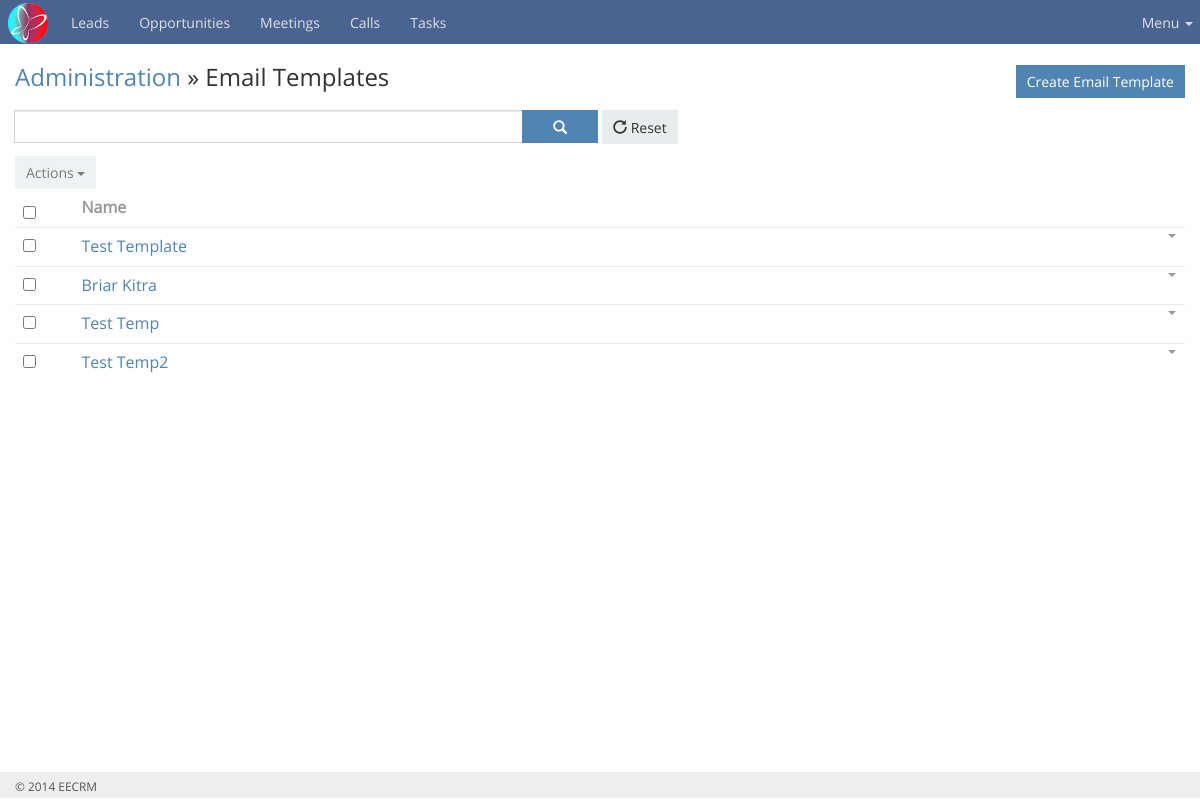
/administration/modules/email/template.php (signed in), run on the app's committed database.
### tables this page shows
CREATE TABLE IF NOT EXISTS `email_template` (
  `id` int(10) unsigned NOT NULL AUTO_INCREMENT,
  `name` varchar(150) DEFAULT NULL,
  `subject` varchar(255) DEFAULT NULL,
  `body` longtext,
  `is_html` tinyint(1) DEFAULT '1',
  `created_at` datetime DEFAULT NULL,
  `modified_at` datetime DEFAULT NULL,
  `deleted` tinyint(1) DEFAULT '0',
  `modified_by_id` int(11) DEFAULT NULL,
  `created_by_id` int(11) DEFAULT NULL,
  `assigned_user_id` int(11) DEFAULT NULL,
  PRIMARY KEY (`id`),
  KEY `IDX_9C0600CA99049ECE` (`modified_by_id`),
  KEY `IDX_9C0600CAB03A8386` (`created_by_id`),
  KEY `IDX_9C0600CAADF66B1A` (`assigned_user_id`)
);

### include/utils-mail.php (called while the page is built, shortened)
<?php
require_once 'database.php';
function getAllTemplates($offset, $limit, $searchString = '') {
    global $db;
    $sqlQuery = "SELECT e.*,
                        CONCAT(u.first_name, ' ', u.last_name) as createdUser,
                        CONCAT(u1.first_name, ' ', u1.last_name) as assignedUser,
                        CONCAT(u2.first_name, ' ', u2.last_name) as modifiedUser
                 FROM `email_template` e
                 JOIN `users` AS u ON e.created_by_id = u.id
                 LEFT JOIN `users` AS u1 ON e.assigned_user_id = u1.id
                 LEFT JOIN `users` AS u2 ON e.modified_by_id = u2.id
                 WHERE ";
    $sqlQuery .= " e.deleted = '0' LIMIT $offset, $limit";
    $stmt = $db->prepare($sqlQuery);
    $stmt->execute();
    $columns = $stmt->columnCount();
    if ($columns > 0) {
        $details = $stmt->fetchAll(PDO::FETCH_ASSOC);
    }
    return ($details) ? $details : NULL;
}
?>

### administration/modules/email/template.php (the view, shortened to what this page needs)
<?php
require_once dirname(__DIR__) . '/../../common/header.php';
require_once $include_directory . 'utils-mail.php';
$templateList = getAllTemplates(0, MAX_ROWS);
?>
<div class="container content">
    <div id="main">
        <div class="page-header"><div class="row">
                <div class="col-lg-7 col-sm-7">
                    <h3><a href="<?php echo ADMINPATH; ?>">Administration</a> &raquo; Email Templates</h3>
                </div>
                <div class="col-lg-5 col-sm-5">
                    <div class="header-buttons btn-group pull-right">
                        <a class="btn btn-primary" href="<?php echo BASEPATH;?>administration/modules/email/template-create.php">Create Email Template</a>
                    </div>
                </div>
            </div>
        </div>
        <div class="search-container">
            <div class="row search-row">
                <div class="form-group col-sm-6">
                    <div class="input-group">
                        <input type="text" value="" name="filter" class="form-control filter searchfilter">
                        <div class="input-group-btn">
                            <button data-module="email_template" data-isadmin ="1" data-action="search" class="btn btn-primary search btn-icon" type="button">
                                <span class="glyphicon glyphicon-search"></span>
                            </button>
                        </div>
                    </div>
                </div>
                <div class="form-group col-sm-6">
                    <div class="btn-group">
                        <button data-action="reset" class="btn btn-default resetrecord" type="button">
                            <span class="glyphicon glyphicon-repeat"></span>&nbsp;Reset
                        </button>
                    </div>
                </div>
            </div>
        </div>
        <div class="list-container">
            <div class="list-buttons-container clearfix">
                <div class="btn-group actions">
                    <button disabled="" data-toggle="dropdown" class="btn btn-default dropdown-toggle actions-button" type="button">
                        Actions
                        <span class="caret"></span>
                    </button>
                </div>
            </div>
            <div class="list">
                <table class="table">
                    <thead>
                        <tr>
                            <th width="5%"><input type="checkbox" class="selectAll"></th>
                            <th>
                                <a data-name="name" class="sort" href="javascript:">Name</a>
                            </th>
                            <th width="7%">
                            </th>
                        </tr>
                    </thead>
                    <tbody>
                        <?php if ($templateList !== NULL) :
                                foreach ($templateList as $template) : ?>
                                    <tr data-id="<?php echo $usersList?>" class="initial">
                                        <td class="cell cell-checkbox">
                                            <input type="checkbox" data-id="<?php echo $template['id']; ?>" class="record-checkbox records-multiaction">
                                        </td>
                                        <td class="cell cell-name">
                                            <a title="<?php echo $template['name']; ?>" data-id="<?php echo $template['id']; ?>" class="link" href="<?php echo ADMINPATH;?>modules/email/template-view.php?id=<?php echo $template['id']?>"><?php echo $template['name']; ?></a>
                                        </td>
                                        <td width="7%" class="cell cell-buttons">
                                            <div class="list-row-buttons btn-group pull-right">
                                                <button data-toggle="dropdown" class="btn btn-link btn-sm dropdown-toggle" type="button">
                                                    <span class="caret"></span>
                                                </button>
                                             </div>
                                        </td>
                                    </tr>
                           <?php endforeach;
                        else:  ?>
                            No Records Found
                        <?php endif; ?>
                    </tbody>
                </table>
            </div>
        </div>
    </div>
</div>
<?php
require_once dirname(__DIR__) . '/../../common/footer.php';
?>

### data on the page
email_template: name "Test Template"
email_template: name "Briar Kitra"
email_template: name "Test Temp"
email_template: name "Test Temp2"
